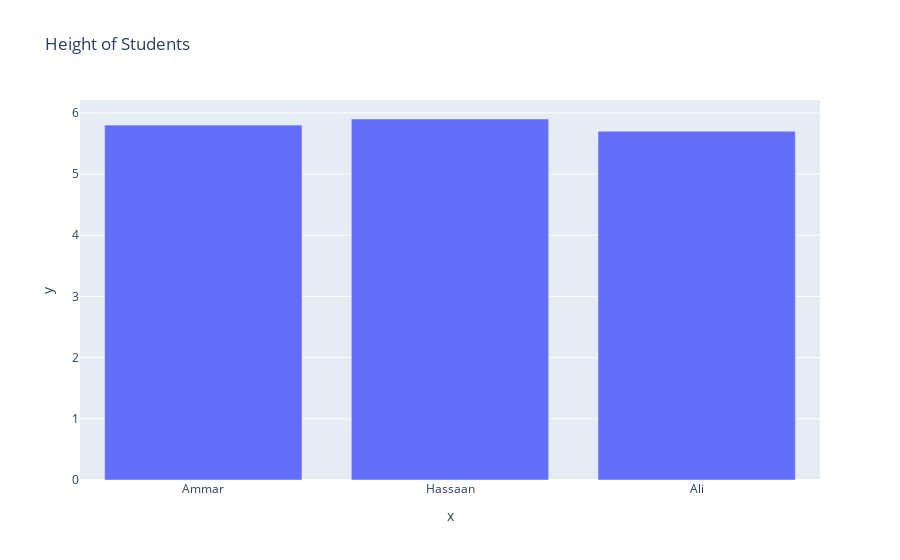

Notebook code cell kept with this figure:
### Code cell
names = ['Ammar', 'Hassaan', 'Ali']
height = [5.8, 5.9, 5.7]

# create a plot (line chart)
fig = px.bar(x=names, y=height, title='Height of Students')
fig.show()

# save the plot in png file
fig.write_image("./plots/01_barplot.png")

# save as stand alone html file 
fig.write_html("./plots/01_barplot.html")

### Figure 1 — Plotly figure (JSON) as saved in the notebook; plotly's stock layout.template omitted (floating-point values rounded to 4 significant figures)
{"data": [{"alignmentgroup": "True", "hovertemplate": "x=%{x}<br>y=%{y}<extra></extra>", "legendgroup": "", "marker": {"color": "#636efa", "pattern": {"shape": ""}}, "name": "", "offsetgroup": "", "orientation": "v", "showlegend": false, "textposition": "auto", "type": "bar", "x": ["Ammar", "Hassaan", "Ali"], "xaxis": "x", "y": [5.8, 5.9, 5.7], "yaxis": "y"}], "layout": {"barmode": "relative", "legend": {"tracegroupgap": 0}, "title": {"text": "Height of Students"}, "xaxis": {"anchor": "y", "domain": [0, 1], "title": {"text": "x"}}, "yaxis": {"anchor": "x", "domain": [0, 1], "title": {"text": "y"}}}}
